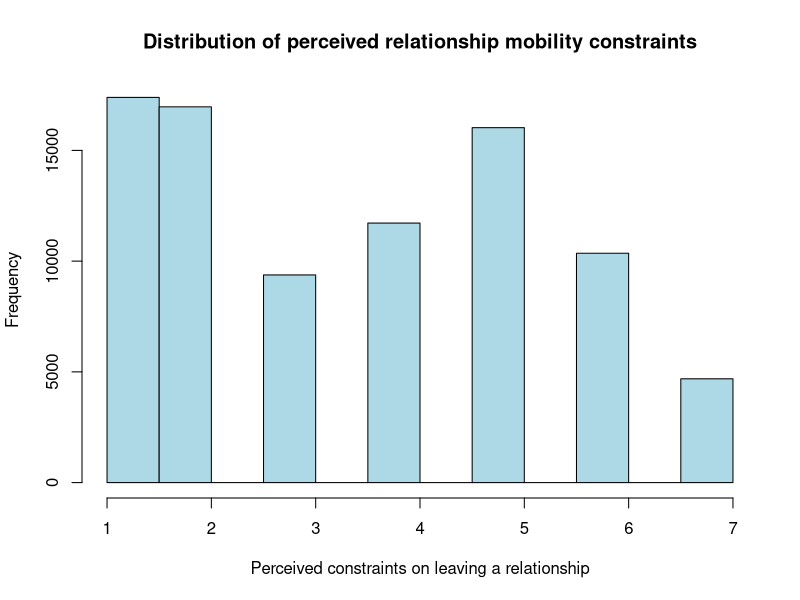
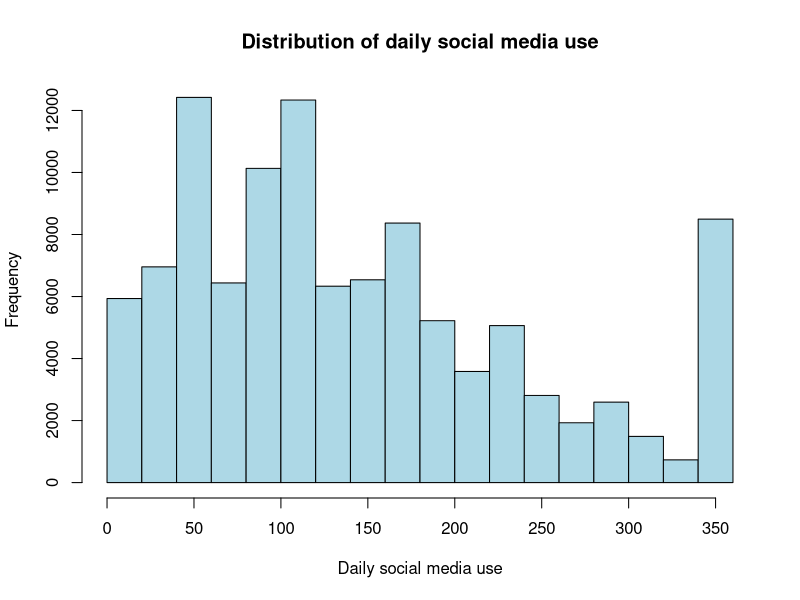
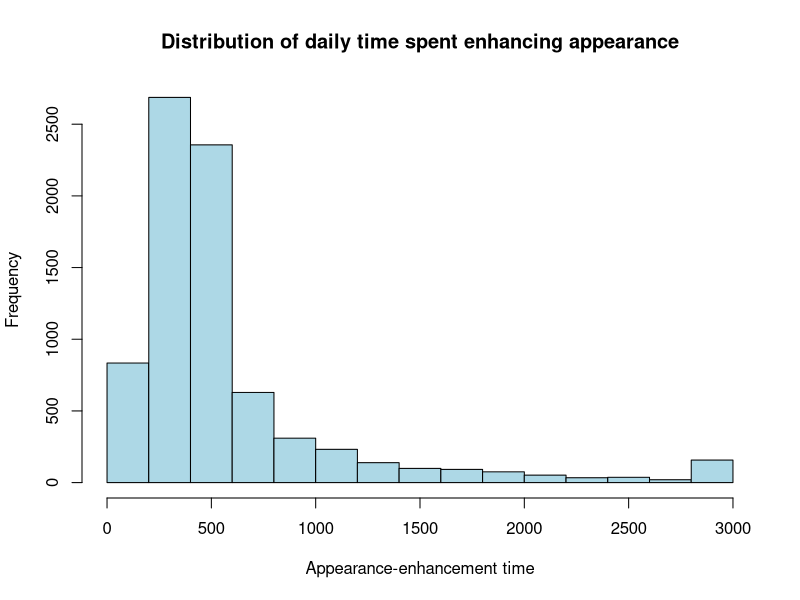

The R script that drew these images, in order: (Note: this script raises an error after producing the figures.)
## ---- chunk 1
# Open the project's .Rproj file before running chunks.
# Install psych once in the Console if needed: install.packages("psych")

library(psych)

# Load the processed datasets
h1Data <- read.csv("Data/h1_processed.csv")
h2Data <- read.csv("Data/h2_processed.csv")

# Check the datasets
dim(h1Data)
dim(h2Data)

names(h1Data)
names(h2Data)

## ---- chunk 2
# A histogram groups numerical values into intervals (bins).
# Bar height shows how many observations fall in each interval.
# Start by looking at the distribution before calculating summary statistics.

# Add readable labels to the same histogram.

# H1: Distribution of perceived constraints on leaving a relationship
hist(
  h1Data$relmob,
  main = "Distribution of perceived relationship mobility constraints",
  xlab = "Perceived constraints on leaving a relationship",
  col = "lightblue"
)

# H2: Distribution of daily social media use
hist(
  h2Data$Time_social_media,
  main = "Distribution of daily social media use",
  xlab = "Daily social media use",
  col = "lightblue"
)

# H2: Distribution of daily appearance-enhancement time
hist(
  h2Data$Appearance_time,
  main = "Distribution of daily time spent enhancing appearance",
  xlab = "Appearance-enhancement time",
  col = "lightblue"
)
## ---- chunk 3
# Mean: add the scores and divide by the number of observed responses.
mean(h1Data$relmob, na.rm = TRUE)
mean(h2Data$Time_social_media, na.rm = TRUE)
mean(h2Data$Appearance_time, na.rm = TRUE)

# Median: the middle score after sorting the responses.
median(h1Data$relmob, na.rm = TRUE)
median(h2Data$Time_social_media, na.rm = TRUE)
median(h2Data$Appearance_time, na.rm = TRUE)

# Table: count how many people are in each category.
table(h1Data$Sex, useNA = "ifany")

# Range: return the minimum and maximum, rather than their difference.
range(h1Data$relmob, na.rm = TRUE)
range(h2Data$Time_social_media, na.rm = TRUE)
range(h2Data$Appearance_time, na.rm = TRUE)

# IQR: the 75th percentile minus the 25th percentile.
IQR(h1Data$relmob, na.rm = TRUE)
IQR(h2Data$Time_social_media, na.rm = TRUE)
IQR(h2Data$Appearance_time, na.rm = TRUE)
## ---- chunk 4
# scale() uses z = (original score - mean) / standard deviation by default.
# Keep the original commitment scores and store the standardized values separately.
# scale() returns a matrix; as.numeric() makes a simple numeric column.

# Standardize daily social media use
h2Data$Social_media_z <- as.numeric(
  scale(h2Data$Time_social_media)
)

# Standardize daily appearance-enhancement time
h2Data$Appearance_time_z <- as.numeric(
  scale(h2Data$Appearance_time)
)

# Check standardized means and standard deviations
mean(h2Data$Social_media_z, na.rm = TRUE)
sd(h2Data$Social_media_z, na.rm = TRUE)

mean(h2Data$Appearance_time_z, na.rm = TRUE)
sd(h2Data$Appearance_time_z, na.rm = TRUE)

# Standardized scores have mean approximately 0 and standard deviation 1.
## ---- chunk 5
# Covariance describes whether two variables tend to move together.
# Positive: higher values tend to occur together. Negative: higher values tend to accompany lower values.
# Its size depends on the units and is not restricted to -1 through 1.

# Covariance between social media use and appearance-enhancement time
cov(
  h2Data$Time_social_media,
  h2Data$Appearance_time,
  use = "complete.obs")


# Pearson correlation expresses a linear association on a -1 to 1 scale.

# Pearson correlation between the two variables
cor(
  h2Data$Time_social_media,
  h2Data$Appearance_time,
  use = "complete.obs"
)


# Select numerical variables only; do not include participant IDs or category codes.

h2CorData <- h2Data[, c(
  "Time_social_media",
  "Appearance_time"
)]


# A correlation matrix gives the correlation for each pair of columns.

cor(h2CorData, use = "complete.obs")

# The diagonal is 1 because each variable is correlated with itself.
## ---- chunk 6
# summary() reports minimum, quartiles, median, mean, maximum, and missing counts when present.

# H1: Summary of perceived constraints on leaving a relationship
summary(h1Data$relmob)

# H2: Summary of social media use and appearance-enhancement time
summary(h2CorData)


# psych::describe() reports n, mean, SD, median, minimum, maximum, range width (max minus min), skewness, kurtosis, and other summaries.
# However it does not report every statistic above: compute IQR, cov(), and cor() separately.

# H1: Descriptive statistics by gender
psych::describeBy(
  h1Data$relmob,
  group = h1Data$Sex
)

# H2: Descriptive statistics for both H2 variables
psych::describe(h2CorData)

## ---- chunk 7
###JK: The descriptive calculations run, but the final codebook chunk fails in a fresh session. ###
# Remove this extra chunk if you are only submitting descriptives. If you want to keep the codebooks, call codebook::compact_codebook(h1Data) and codebook::compact_codebook(h2Data) with the objects loaded in this script.
###  End of comment ###

compact_codebook(h1Data_complete)
compact_codebook(h2Data_complete)
